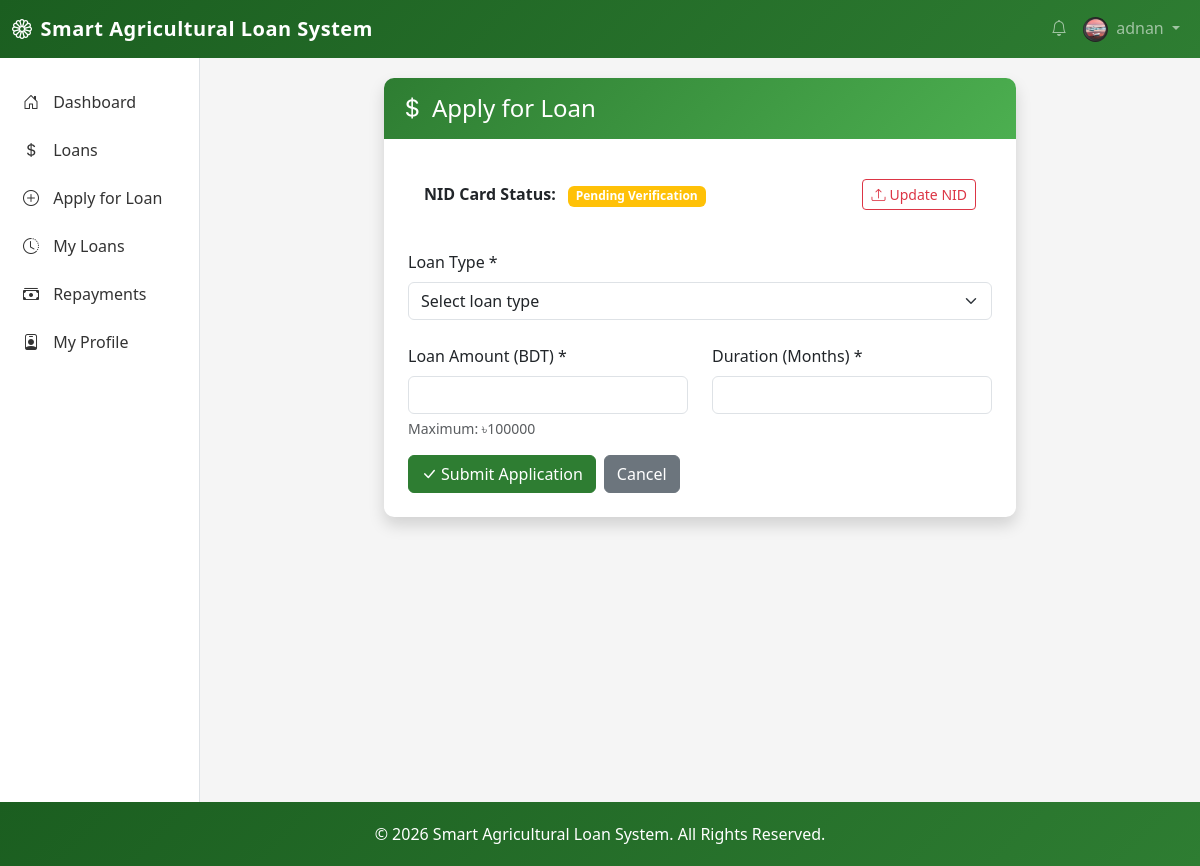
Page /loan/apply/ (signed in) on the committed database.
### loan_app/models.py (models this page shows, shortened)
class User(AbstractUser):
    ROLE_CHOICES = [
        ("Farmer", "Farmer"),
        ("Bank Officer", "Bank Officer"),
        ("Admin", "Admin"),
    ]
    role = models.CharField(max_length=20, choices=ROLE_CHOICES, default="Farmer")
    phone_number = models.CharField(max_length=20, blank=True)
    profile_picture = models.ImageField(
        upload_to="profile_pictures/", blank=True, null=True
    )
    is_verified = models.BooleanField(default=False)
    nid_card_front = models.FileField(
        upload_to="nid_cards/",
        blank=True,
        null=True,
        help_text="Upload NID card front side",
    )
    nid_card_back = models.FileField(
        upload_to="nid_cards/",
        blank=True,
        null=True,
        help_text="Upload NID card back side",
    )
    nid_verified = models.BooleanField(
        default=False, help_text="Whether NID has been verified by bank officer"
    )
    nid_verified_by = models.ForeignKey(
        "self",
        on_delete=models.SET_NULL,
        null=True,
        blank=True,
        related_name="nid_verifications",
    )
    nid_verified_at = models.DateTimeField(null=True, blank=True)

### loan_app/views.py (the view)
# urls.py: path("loan/apply/", views.loan_apply, name="loan_apply"),
@login_required
def loan_apply(request):
    if not hasattr(request.user, "farmer_profile"):
        messages.warning(request, "Please complete your farmer profile first.")
        return redirect("farmer_profile_create")
    if request.method == "POST":
        form = LoanApplicationForm(request.POST)
        if form.is_valid():
            application = form.save(commit=False)
            application.farmer = request.user
            application.save()
            messages.success(request, "Loan application submitted successfully!")
            return redirect("loan_history")
    else:
        form = LoanApplicationForm()
    loan_types = LoanType.objects.all()
    max_loan_amount = (
        LoanType.objects.aggregate(models.Max("max_amount"))["max_amount__max"] or 0
    )
    return render(
        request,
        "loan/apply.html",
        {"form": form, "loan_types": loan_types, "max_loan_amount": max_loan_amount},
    )

### loan_app/forms.py (shortened to what this page needs)
class LoanApplicationForm(forms.ModelForm):
    class Meta:
        model = LoanApplication
        fields = ["loan_type", "amount", "duration_months"]
        widgets = {
            "loan_type": forms.Select(attrs={"class": "form-control"}),
            "amount": forms.NumberInput(
                attrs={"class": "form-control", "step": "0.01"}
            ),
            "duration_months": forms.NumberInput(
                attrs={"class": "form-control", "min": "1"}
            ),
        }
    def __init__(self, *args, **kwargs):
        super().__init__(*args, **kwargs)
        self.fields["loan_type"].queryset = LoanType.objects.all()
        for field in self.fields:
            self.fields[field].widget.attrs.update({"class": "form-control"})

### templates/loan/apply.html (shortened to what this page needs)
{% extends 'base.html' %}
{% block content %}
<div class="row">
    <div class="col-md-8 mx-auto">
        <div class="card shadow">
            <div class="card-header py-3">
                <h4 class="mb-0"><i class="bi bi-currency-dollar me-2"></i>Apply for Loan</h4>
            </div>
            <div class="card-body p-4">
                <div class="mb-4 p-3 rounded" style="background-color: {% if user.nid_verified %}d4edda{% elif user.nid_card_front %}fff3cd{% else %}f8d7da{% endif %};">
                    <div class="d-flex justify-content-between align-items-center">
                        <div>
                            <strong>NID Card Status:</strong>
                            {% if user.nid_verified %}
                                <span class="badge bg-success ms-2">Verified</span>
                            {% elif user.nid_card_front %}
                                <span class="badge bg-warning ms-2">Pending Verification</span>
                            {% else %}
                                <span class="badge bg-danger ms-2">Not Uploaded</span>
                            {% endif %}
                        </div>
                        <a href="{% url 'upload_nid' %}" class="btn btn-sm {% if user.nid_verified %}btn-outline-success{% else %}btn-outline-danger{% endif %}">
                            <i class="bi bi-upload me-1"></i>{% if user.nid_card_front %}Update{% else %}Upload{% endif %} NID
                        </a>
                    </div>
                </div>
                {% if loan_types %}
                <form method="post">
                    <div class="mb-4">
                        <label for="id_loan_type" class="form-label">Loan Type *</label>
                        <select class="form-select" id="id_loan_type" name="loan_type" required onchange="updateMaxAmount()">
                            <option value="">Select loan type</option>
                        </select>
                    </div>
                    <div class="row">
                        <div class="col-md-6 mb-3">
                            <label for="id_amount" class="form-label">Loan Amount (BDT) *</label>
                            <input type="number" class="form-control" id="id_amount" name="amount" step="0.01" min="1" max="{{ max_loan_amount }}" required>
                            <div class="form-text">Maximum: <span id="max_amount_display">৳{{ max_loan_amount|default:0 }}</span></div>
                        </div>
                        <div class="col-md-6 mb-3">
                            <label for="id_duration_months" class="form-label">Duration (Months) *</label>
                            <input type="number" class="form-control" id="id_duration_months" name="duration_months" min="1" max="60" required>
                        </div>
                    </div>
                    <div class="d-flex gap-2">
                        <button type="submit" class="btn btn-primary">
                            <i class="bi bi-check-lg me-1"></i>Submit Application
                        </button>
                        <a href="{% url 'loan_history' %}" class="btn btn-secondary">Cancel</a>
                    </div>
                </form>
                {% else %}
                <div class="alert alert-warning">
                    <i class="bi bi-exclamation-triangle me-2"></i>No loan types available. Please contact administrator.
                </div>
                {% endif %}
            </div>
        </div>
    </div>
</div>
{% endblock %}

### templates/base.html (shortened to what this page needs)
<!DOCTYPE html>
<html lang="en">
<head>
    <link href="https://cdn.jsdelivr.net/npm/bootstrap@5.3.2/dist/css/bootstrap.min.css" rel="stylesheet">
    <link rel="stylesheet" href="https://cdn.jsdelivr.net/npm/bootstrap-icons@1.11.1/font/bootstrap-icons.css">
</head>
<body>
    <nav class="navbar navbar-expand-lg navbar-dark">
        <div class="container-fluid">
            <a class="navbar-brand" href="/">
                <i class="bi bi-flower1 me-2"></i>Smart Agricultural Loan System
            </a>
            <div class="collapse navbar-collapse" id="navbarNav">
                <ul class="navbar-nav ms-auto">
                    <li class="nav-item">
                        <a class="nav-link" href="#"><i class="bi bi-bell"></i></a>
                    </li>
                    <li class="nav-item dropdown">
                        <a class="nav-link dropdown-toggle" href="#" role="button" data-bs-toggle="dropdown">
                            {% if user.profile_picture %}
                                <img src="{{ user.profile_picture.url }}" class="rounded-circle me-1" style="width: 25px; height: 25px; object-fit: cover;">
                            {% else %}
                                <i class="bi bi-person-circle"></i>
                            {% endif %}
                            {{ user.username }}
                        </a>
                    </li>
                </ul>
            </div>
        </div>
    </nav>
    <div class="container-fluid">
        <div class="row">
            <div class="col-md-2 sidebar">
                <ul class="nav flex-column">
                    <li class="nav-item">
                        <a class="nav-link" href="{% url 'dashboard' %}">
                            <i class="bi bi-house-door"></i> Dashboard
                        </a>
                    </li>
                    {% if user.role == 'Farmer' %}
                    <li class="nav-item">
                        <a class="nav-link" href="{% url 'loan_list' %}">
                            <i class="bi bi-currency-dollar"></i> Loans
                        </a>
                    </li>
                    <li class="nav-item">
                        <a class="nav-link" href="{% url 'loan_apply' %}">
                            <i class="bi bi-plus-circle"></i> Apply for Loan
                        </a>
                    </li>
                    <li class="nav-item">
                        <a class="nav-link" href="{% url 'loan_history' %}">
                            <i class="bi bi-clock-history"></i> My Loans
                        </a>
                    </li>
                    <li class="nav-item">
                        <a class="nav-link" href="{% url 'repayment_history' %}">
                            <i class="bi bi-cash-stack"></i> Repayments
                        </a>
                    </li>
                    <li class="nav-item">
                        <a class="nav-link" href="{% url 'farmer_profile' %}">
                            <i class="bi bi-person-badge"></i> My Profile
                        </a>
                    </li>
                    {% endif %}
                </ul>
            </div>
            <div class="col-md-10 content-wrapper">
                {% block content %}{% endblock %}
            </div>
        </div>
    </div>
    <footer class="footer text-center">
        <div class="container">
            <p class="mb-0">&copy; 2026 Smart Agricultural Loan System. All Rights Reserved.</p>
        </div>
    </footer>
</body>
</html>

### templates/base.html (style rules this page uses)
:root { --agri-green: #2e7d32; --agri-green-light: #4caf50; --agri-green-dark: #1b5e20; --agri-light: #e8f5e9; }
body { background-color: #f5f5f5; min-height: 100vh; display: flex; flex-direction: column; }
.navbar { background: linear-gradient(135deg, var(--agri-green-dark), var(--agri-green)); }
.sidebar { background: white; min-height: calc(100vh - 56px); border-right: 1px solid #dee2e6; padding: 20px 0; }
.sidebar .nav-link { color: #333; padding: 12px 20px; border-left: 3px solid transparent; transition: all 0.3s; }
.sidebar .nav-link i { margin-right: 10px; }
.content-wrapper { flex: 1; padding: 20px; }
.card { border: none; border-radius: 10px; box-shadow: 0 2px 10px rgba(0,0,0,0.08); }
.card-header { background: linear-gradient(135deg, var(--agri-green), var(--agri-green-light)); color: white; border-radius: 10px 10px 0 0 !important; border: none; }
.btn-primary { background-color: var(--agri-green); border-color: var(--agri-green); }
.footer { background: linear-gradient(135deg, var(--agri-green-dark), var(--agri-green)); color: white; padding: 20px 0; margin-top: auto; }
.navbar-brand { font-weight: 600; letter-spacing: 0.5px; }

### rows in the picture
User: profile_picture (picture), username "adnan"

### other values in the picture
{{ max_loan_amount|default:0 }} "100000"
